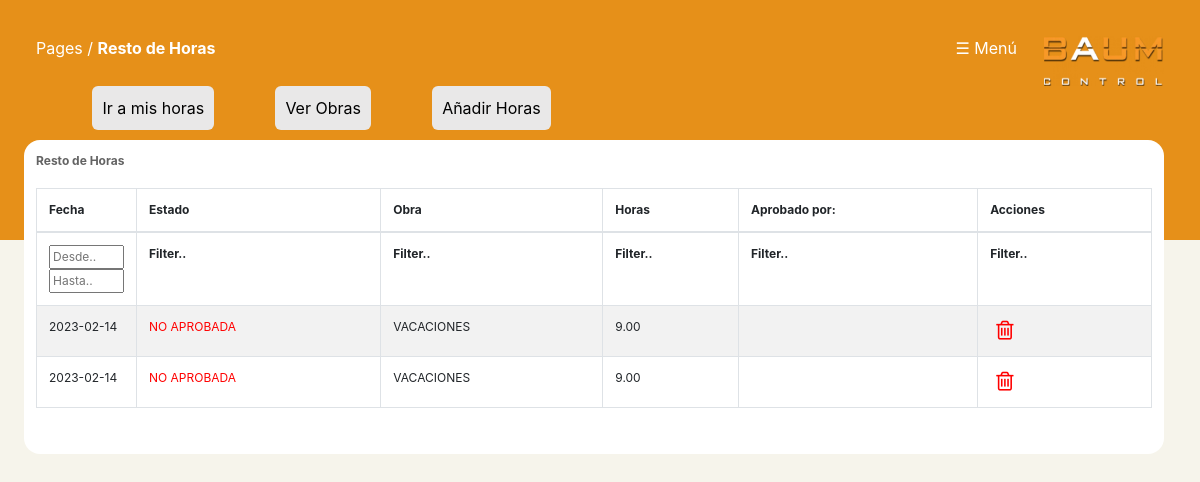
The page /user/resto_horas.php (signed in) on the database its author committed.
### tables this page shows
CREATE TABLE `exception_hours` (
  `id` bigint unsigned NOT NULL AUTO_INCREMENT,
  `hour` double(8,2) NOT NULL,
  `user_id` bigint unsigned NOT NULL,
  `exception_work_id` bigint unsigned NOT NULL,
  `distancia` double(8,2) DEFAULT NULL,
  `status` enum('APROBADA','NO APROBADA') NOT NULL DEFAULT 'NO APROBADA',
  `date` date NOT NULL,
  `date_final` date DEFAULT NULL,
  `when_approve` date DEFAULT NULL,
  `who_approve` varchar(255) DEFAULT NULL,
  `id_who_approve` int DEFAULT NULL,
  `created_at` timestamp NULL DEFAULT NULL,
  `updated_at` timestamp NULL DEFAULT NULL,
  PRIMARY KEY (`id`),
  KEY `exception_hours_user_id_foreign` (`user_id`),
  KEY `exception_hours_exception_work_id_foreign` (`exception_work_id`),
  CONSTRAINT `exception_hours_exception_work_id_foreign` FOREIGN KEY (`exception_work_id`) REFERENCES `exception_works` (`id`),
  CONSTRAINT `exception_hours_user_id_foreign` FOREIGN KEY (`user_id`) REFERENCES `users` (`id`)
);

CREATE TABLE `exception_works` (
  `id` bigint unsigned NOT NULL AUTO_INCREMENT,
  `code` varchar(255) NOT NULL,
  `name` varchar(255) NOT NULL,
  `km_total` double(8,2) DEFAULT NULL,
  `hour_total` double(8,2) DEFAULT NULL,
  `created_at` timestamp NULL DEFAULT NULL,
  `updated_at` timestamp NULL DEFAULT NULL,
  PRIMARY KEY (`id`)
);

### user/resto_horas.php (the view, shortened to what this page needs)
<?php
include("../include/bbddconexion.php");
$user_id = $_SESSION['id'];
if (!$conn) {
    die("Conexion fallida:" . mysqli_connect_error());
}
else {
    $query = "select users.id, exception_hours.status, exception_works.code, exception_works.name as 'nombre_obra', exception_hours.date, exception_hours.hour, exception_hours.id, exception_hours.who_approve from exception_hours, users, exception_works where users.id=exception_hours.user_id and exception_hours.exception_work_id=exception_works.id and users.id=$user_id order by exception_hours.id desc;";
    $consulta = mysqli_query($conn, $query) or die("Fallo en la consulta");
    $num_filas = mysqli_num_rows($consulta);
    if ($consulta) {
        echo '
            <!DOCTYPE html>
<html lang="es">
<head>
<meta content="initial-scale=1,
maximum-scale=1, user-scalable=0"
name="viewport" />
<meta name="viewport"
content="width=device-width" />
    <title>BaumControl</title>
        <link rel="shortcut icon" href="../img/favicon.png">
    <link rel="stylesheet" href="../css/nav-bar.css">';
    include("../include/tabla.php");
    include("../include/tabla2.php");
    include("../include/menu.php");
echo '</head>
<body>
<div class="fondo_naranja">
<div class="nav-bar">
    <span>Pages / <b>Resto de Horas</b></span>
    ';
    include("../template/menu_user.php");
    echo ' <br><br>
    <div class="medio">
            <nav class="medio_ajuste">
                <a class="item_a" href="./horas_propias.php">
                    <div class="items">
                        <span class="item_span"> Ir a mis horas </span>
                    </div>
                </a>
                <a class="item_a" href="./exception_works.php">
                    <div class="items ">
                        <span class="item_span"> Ver Obras</span>
                    </div>
                </a>
                <a class="item_a" href="./add_exception_horas.php">
                    <div class="items ">
                        <span class="item_span"> Añadir Horas </span>
                    </div>
                </a>
            </nav>
        </div><br>
</div>
<div class="tabla_estilo">
    <span> Resto de Horas</span><br><br>
        <table class="records_list table table-striped table-bordered table-hover" id="mydatatable">
                    <thead>
                        <tr>
                            <th id="fecha_input">Fecha</th>
                            <th>Estado</th>
                            <th>Obra</th>
                            <th>Horas</th>
                            <th>Aprobado por:</th>
                            <th>Acciones</th>
                        </tr>
                    </thead>
                    <tfoot>
                <tr>
                    <th id="fecha_input" class="date_horas">Filter..</th>
                    <th class="estado">Filter..</th>
                    <th>Filter..</th>
                    <th>Filter..</th>
                    <th>Filter..</th>
                    <th>Filter..</th>
                </tr>
            </tfoot>
                    <tbody>';
                        for ($i = 0; $i < $num_filas; $i++) {
                            $resultado = mysqli_fetch_array($consulta);
                            if ($resultado['status'] == "NO APROBADA"){
                            print "<tr><td> " . $resultado['date'] . "</td><td class='" . $resultado['status'] . "'>" . $resultado['status'] . " </td><td> " . $resultado['nombre_obra'] . "</td><td>" . $resultado['hour'] . "</td><td>" . $resultado['who_approve'] . "</td><input type='hidden' name='hours_id' value='" . $resultado['id'] . "' ></td>
                            <td>
                            <form action='exception_horas_conf.php' method='GET' onsubmit='return confirmarEliminacion()'>
                            <input type='hidden' name='id' value='".$resultado['id']."'>
                            <button class='no_boton2' name='delete' title='Borrar' >
                            <i class='fa fa-trash-o' style='font-size:22px;color:red'></i>
                            </button>
                             </form>
                </td></tr>";
                            }
                        }
                        echo '
                    </tbody>
                </table><br>
            </div>
        </div>
        <script>
        /* Initialization of datatables */
        $(document).ready(function () {
            $("table.display").DataTable();
        });
    </script>
    </body>
</html>
        ';
    } else {
        echo "<script language='javascript'>
            alert('¡¡ Error al añadir las horas!!');
            window.location.replace('./resto_horas.php');
            </script>";
    }
}

### css/nav-bar.css (style rules this page uses)
* { margin: 0; }
.nav-bar { color: white; padding: 3%; }
.medio { width: 100%; }
.medio_ajuste { width: 90%; margin-left: 5%; margin-right: 5%; }
.items { width:auto; float: left; background-color: rgb(233, 232, 232); margin-right: 6%; border-radius: 6px; padding: 1%; margin-bottom: 1%; cursor: pointer; }
.item_a { text-decoration: none; color: black; }
.APROBADA { color: green; }
.NO { color: red; }

### css/tabla.css (style rules this page uses)
.tabla_estilo { width: 95%; margin-left: 2%; margin-top: -1%; border-radius: 5px; padding: 1%; border-radius: 1rem; overflow-x:scroll; max-height: 80vh; background-color: white; font-size: 9pt; display: table; }
.fondo_naranja { background-color: #e69019; max-height:30vh; }
* { margin: 0; }
body { background-color: #dfdada; }
.tabla_estilo span { font-weight: 700; color: #636363; }
a { text-decoration: none; }
#fecha_input { width: 100px; }

### css/menu.css (style rules this page uses)
.items { width: auto; float: left; background-color: rgb(233, 232, 232); margin-right: 6%; border-radius: 6px; padding: 1%; }
.item_a { text-decoration: none; color: black; }
.no_boton2 { background-color: unset; border: none; cursor: pointer; }

### include/tabla2.php (style rules this page uses)
#mydatatable tfoot { display: table-header-group !important; }

### rows shown on the page
exception_hours: date "2023-02-14", status "NO APROBADA", exception_work.name "VACACIONES", hour "9.00"
exception_hours: date "2023-02-14", status "NO APROBADA", exception_work.name "VACACIONES", hour "9.00"
